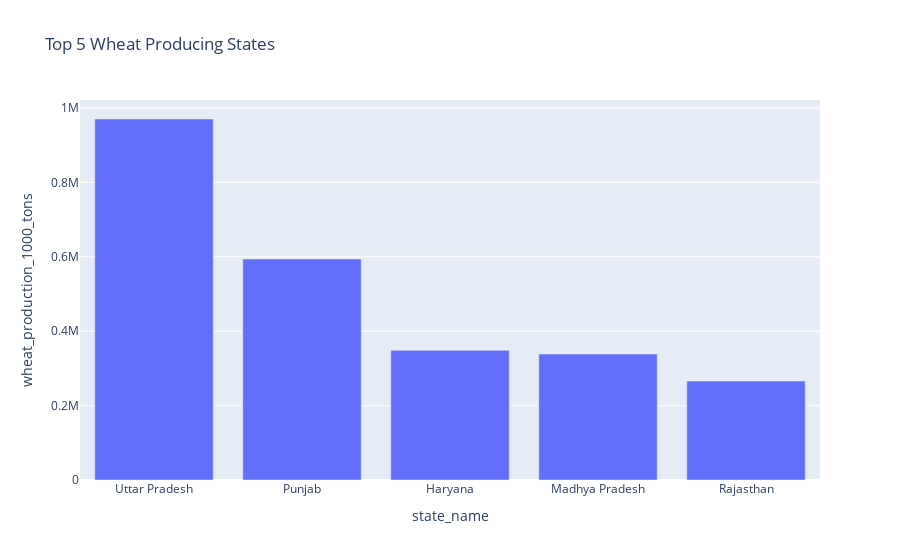

Notebook cell for this chart:
### Code cell
# 2. Top 5 Wheat Producing States (Bar)
wheat_states = df.groupby("state_name")["wheat_production_1000_tons"].sum().nlargest(5).reset_index()
fig2 = px.bar(wheat_states, x="state_name", y="wheat_production_1000_tons", title="Top 5 Wheat Producing States")
fig2.show()

### Figure 1 — Plotly figure (JSON) as saved in the notebook; plotly's stock layout.template omitted (floating-point values rounded to 4 significant figures)
{"data": [{"hovertemplate": "state_name=%{x}<br>wheat_production_1000_tons=%{y}<extra></extra>", "legendgroup": "", "marker": {"color": "#636efa", "pattern": {"shape": ""}}, "name": "", "orientation": "v", "showlegend": false, "textposition": "auto", "type": "bar", "x": ["Uttar Pradesh", "Punjab", "Haryana", "Madhya Pradesh", "Rajasthan"], "xaxis": "x", "y": [970200.0, 593800.0, 348400.0, 338600.0, 266000.0], "yaxis": "y"}], "layout": {"barmode": "relative", "legend": {"tracegroupgap": 0}, "title": {"text": "Top 5 Wheat Producing States"}, "xaxis": {"anchor": "y", "domain": [0, 1], "title": {"text": "state_name"}}, "yaxis": {"anchor": "x", "domain": [0, 1], "title": {"text": "wheat_production_1000_tons"}}}}
